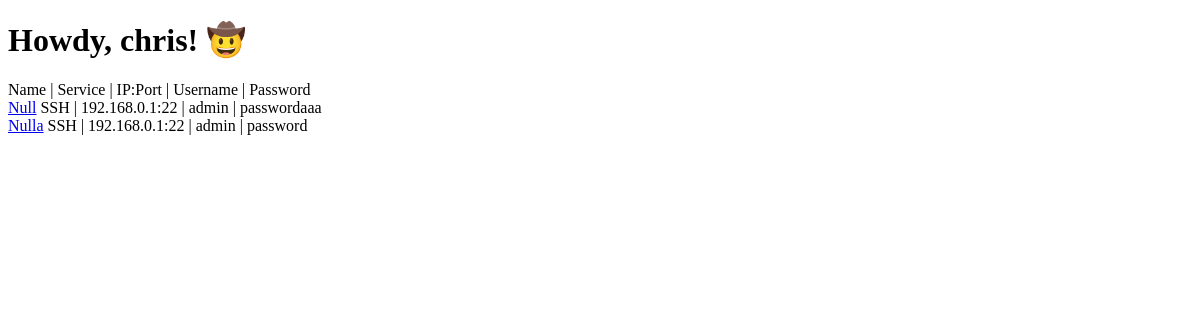
The app's page / (signed in), older data.
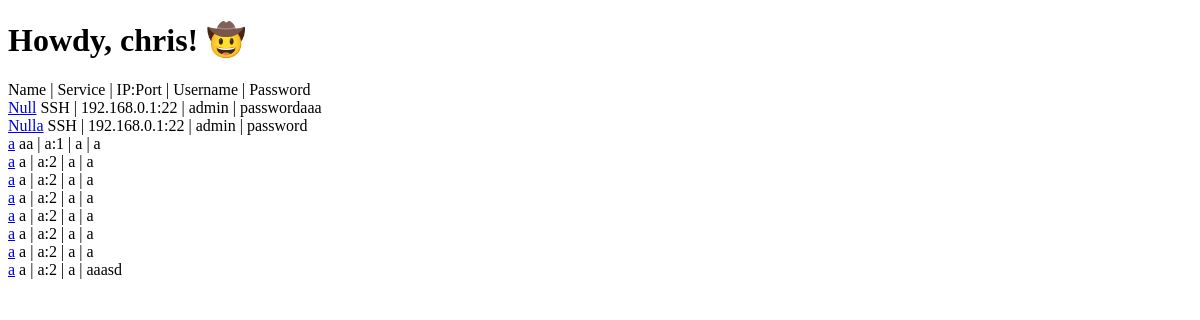
The same page, newer data.
### credentials/models.py (models this page shows, shortened)
class Credential(models.Model):
    teamnid = models.IntegerField()
    name = models.CharField(max_length=100)
    service = models.CharField(max_length=200)
    ip = models.CharField(max_length=15)
    port = models.IntegerField()
    username = models.CharField(max_length=200)
    password = models.CharField(max_length=200)

### credentials/views.py (the view)
# urls.py: path('', CredentialView.as_view(), name="cred"),
class CredentialView(ListView):
    model = Credential
    template_name = 'credentials.html'

### credentials/templates/credentials.html
<!DOCTYPE html>
<html>
{% if user.is_authenticated %}
<h1>Howdy, {{ user.username }}! 🤠</h1>
Name | Service | IP:Port | Username | Password <br>
{% for credential in object_list %}
    {% if user.id == credential.teamnid %}
    <a href="{% url 'cred-detail' credential.pk %}">{{ credential.name }}</a>
    {{ credential.service }} | {{ credential.ip }}:{{ credential.port }} | {{ credential.username }} | {{ credential.password }}
    <br>
    {% endif %}
{% endfor %}
{% else %}
<h1> Sorry you must be logged in to view this page!</h1>
<a href="{% url 'login' %}">Login Here!</a>
{% endif %}
</html>

Row changes from the older to the newer data that the page shows:
added Credential: name "a", service "aa", ip "a", port "1", username "a", password "a"
added Credential: name "a", service "a", ip "a", port "2", username "a", password "a"
added Credential: name "a", service "a", ip "a", port "2", username "a", password "a"
added Credential: name "a", service "a", ip "a", port "2", username "a", password "a"
added Credential: name "a", service "a", ip "a", port "2", username "a", password "a"
added Credential: name "a", service "a", ip "a", port "2", username "a", password "a"
added Credential: name "a", service "a", ip "a", port "2", username "a", password "a"
added Credential: name "a", service "a", ip "a", port "2", username "a", password "aaasd"
